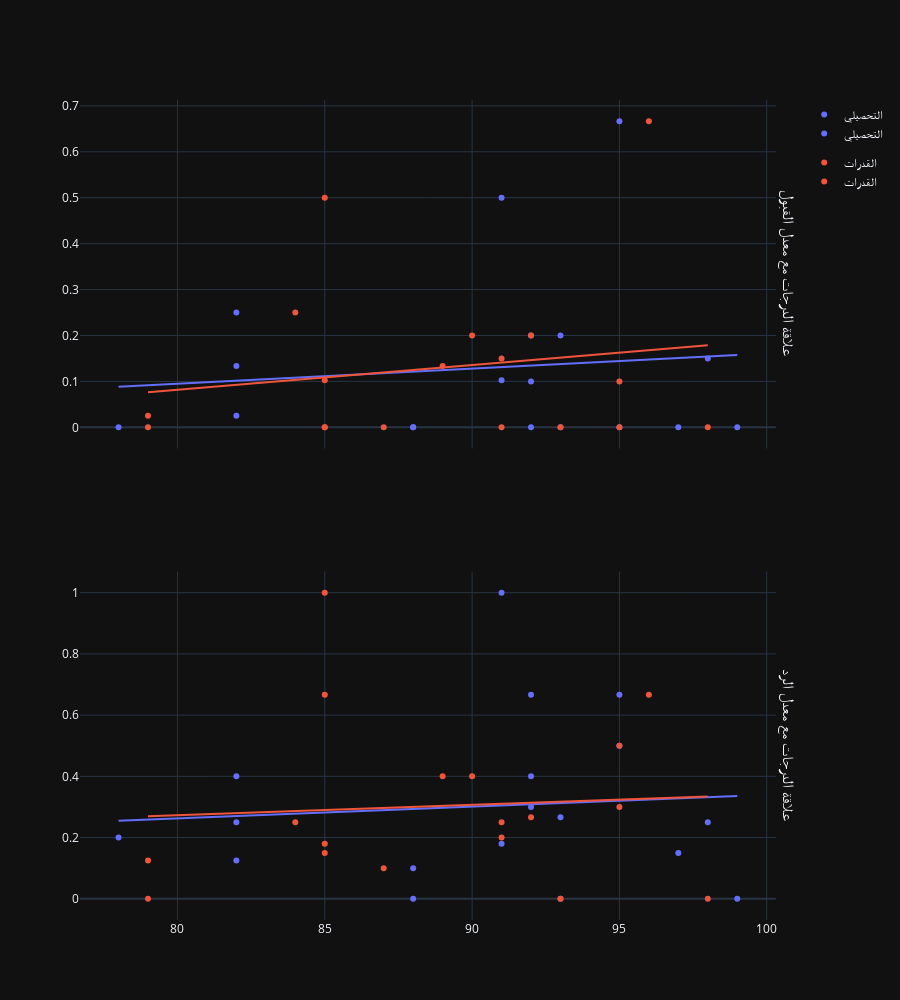

Write notebook code for a chart like this one.
### Code cell
fig = make_subplots(rows=2, cols=1, shared_xaxes=True, row_titles=["علاقة الدرجات مع معدل القبول", "علاقة الدرجات مع معدل الرد"])
fig.add_traces(
    px.scatter(
        grades_df,
        x='Grade', 
        y="معدل القبول",
        color="Type",
        trendline="ols", 
    ).data,
    rows=1, 
    cols=1
).add_traces(
    px.scatter(
        grades_df,
        x='Grade', 
        y="معدل الرد",
        color="Type",
        trendline="ols", 
    ).data,
    rows=2, 
    cols=1,
)
fig.update_layout(
    height=1000, 
    width=900
)
page.append(fig)
fig

### Figure 1 — Plotly figure (JSON) as saved in the notebook; plotly's stock layout.template omitted (floating-point values rounded to 4 significant figures)
{"data": [{"hovertemplate": "Type=التحصيلي<br>Grade=%{x}<br>معدل القبول=%{y}<extra></extra>", "legendgroup": "التحصيلي", "marker": {"color": "#636efa", "symbol": "circle"}, "mode": "markers", "name": "التحصيلي", "orientation": "v", "showlegend": true, "type": "scatter", "x": [91, 98, 95, 95, 88, 92, 90, 88, 82, 93, 78, 91, 93, 82, 93, 82, 97, 90, 86, 90, 92, 80, 90, 93, 87, 90, 92, 88, 91, 99, 92], "xaxis": "x", "y": [0.1026, 0.15, 0, 0.6667, 0, null, null, 0, 0.025, 0.2, 0, null, 0, 0.25, null, 0.1333, 0, null, null, null, 0.2, null, null, null, null, null, 0, null, 0.5, 0, 0.1], "yaxis": "y"}, {"hovertemplate": "<b>OLS trendline</b><br>معدل القبول = 0.0033008 * Grade + -0.16923<br>R<sup>2</sup>=0.011243<br><br>Type=التحصيلي<br>Grade=%{x}<br>معدل القبول=%{y} <b>(trend)</b><extra></extra>", "legendgroup": "التحصيلي", "marker": {"color": "#636efa", "symbol": "circle"}, "mode": "lines", "name": "التحصيلي", "showlegend": false, "type": "scatter", "x": [78, 82, 82, 82, 88, 88, 91, 91, 92, 92, 92, 93, 93, 95, 95, 97, 98, 99], "xaxis": "x", "y": [0.08823, 0.1014, 0.1014, 0.1014, 0.1212, 0.1212, 0.1311, 0.1311, 0.1344, 0.1344, 0.1344, 0.1377, 0.1377, 0.1443, 0.1443, 0.1509, 0.1542, 0.1575], "yaxis": "y"}, {"hovertemplate": "Type=القدرات<br>Grade=%{x}<br>معدل القبول=%{y}<extra></extra>", "legendgroup": "القدرات", "marker": {"color": "#EF553B", "symbol": "circle"}, "mode": "markers", "name": "القدرات", "orientation": "v", "showlegend": true, "type": "scatter", "x": [85, 91, 95, 96, 79, 89, 96, 87, 79, 92, 91, 87, 93, 84, 83, 89, 85, 88, 81, 87, 90, 86, 95, 83, 94, 79, 85, 84, 85, 98, 95], "xaxis": "x", "y": [0.1026, 0.15, 0, 0.6667, 0, null, null, 0, 0.025, 0.2, 0, null, 0, 0.25, null, 0.1333, 0, null, null, null, 0.2, null, null, null, null, null, 0, null, 0.5, 0, 0.1], "yaxis": "y"}, {"hovertemplate": "<b>OLS trendline</b><br>معدل القبول = 0.00538191 * Grade + -0.348784<br>R<sup>2</sup>=0.025625<br><br>Type=القدرات<br>Grade=%{x}<br>معدل القبول=%{y} <b>(trend)</b><extra></extra>", "legendgroup": "القدرات", "marker": {"color": "#EF553B", "symbol": "circle"}, "mode": "lines", "name": "القدرات", "showlegend": false, "type": "scatter", "x": [79, 79, 84, 85, 85, 85, 85, 87, 89, 90, 91, 91, 92, 93, 95, 95, 96, 98], "xaxis": "x", "y": [0.07639, 0.07639, 0.1033, 0.1087, 0.1087, 0.1087, 0.1087, 0.1194, 0.1302, 0.1356, 0.141, 0.141, 0.1464, 0.1517, 0.1625, 0.1625, 0.1679, 0.1786], "yaxis": "y"}, {"hovertemplate": "Type=التحصيلي<br>Grade=%{x}<br>معدل الرد=%{y}<extra></extra>", "legendgroup": "التحصيلي", "marker": {"color": "#636efa", "symbol": "circle"}, "mode": "markers", "name": "التحصيلي", "orientation": "v", "showlegend": true, "type": "scatter", "x": [91, 98, 95, 95, 88, 92, 90, 88, 82, 93, 78, 91, 93, 82, 93, 82, 97, 90, 86, 90, 92, 80, 90, 93, 87, 90, 92, 88, 91, 99, 92], "xaxis": "x2", "y": [0.1795, 0.25, 0.5, 0.6667, 0, null, null, 0.1, 0.125, 0.2667, 0.2, null, 0, 0.25, null, 0.4, 0.15, null, null, null, 0.4, null, null, null, null, null, 0.6667, null, 1, 0, 0.3], "yaxis": "y2"}, {"hovertemplate": "<b>OLS trendline</b><br>معدل الرد = 0.00384777 * Grade + -0.0449825<br>R<sup>2</sup>=0.007527<br><br>Type=التحصيلي<br>Grade=%{x}<br>معدل الرد=%{y} <b>(trend)</b><extra></extra>", "legendgroup": "التحصيلي", "marker": {"color": "#636efa", "symbol": "circle"}, "mode": "lines", "name": "التحصيلي", "showlegend": false, "type": "scatter", "x": [78, 82, 82, 82, 88, 88, 91, 91, 92, 92, 92, 93, 93, 95, 95, 97, 98, 99], "xaxis": "x2", "y": [0.2551, 0.2705, 0.2705, 0.2705, 0.2936, 0.2936, 0.3052, 0.3052, 0.309, 0.309, 0.309, 0.3129, 0.3129, 0.3206, 0.3206, 0.3283, 0.3321, 0.3359], "yaxis": "y2"}, {"hovertemplate": "Type=القدرات<br>Grade=%{x}<br>معدل الرد=%{y}<extra></extra>", "legendgroup": "القدرات", "marker": {"color": "#EF553B", "symbol": "circle"}, "mode": "markers", "name": "القدرات", "orientation": "v", "showlegend": true, "type": "scatter", "x": [85, 91, 95, 96, 79, 89, 96, 87, 79, 92, 91, 87, 93, 84, 83, 89, 85, 88, 81, 87, 90, 86, 95, 83, 94, 79, 85, 84, 85, 98, 95], "xaxis": "x2", "y": [0.1795, 0.25, 0.5, 0.6667, 0, null, null, 0.1, 0.125, 0.2667, 0.2, null, 0, 0.25, null, 0.4, 0.15, null, null, null, 0.4, null, null, null, null, null, 0.6667, null, 1, 0, 0.3], "yaxis": "y2"}, {"hovertemplate": "<b>OLS trendline</b><br>معدل الرد = 0.00338909 * Grade + 0.00196315<br>R<sup>2</sup>=0.005007<br><br>Type=القدرات<br>Grade=%{x}<br>معدل الرد=%{y} <b>(trend)</b><extra></extra>", "legendgroup": "القدرات", "marker": {"color": "#EF553B", "symbol": "circle"}, "mode": "lines", "name": "القدرات", "showlegend": false, "type": "scatter", "x": [79, 79, 84, 85, 85, 85, 85, 87, 89, 90, 91, 91, 92, 93, 95, 95, 96, 98], "xaxis": "x2", "y": [0.2697, 0.2697, 0.2866, 0.29, 0.29, 0.29, 0.29, 0.2968, 0.3036, 0.307, 0.3104, 0.3104, 0.3138, 0.3171, 0.3239, 0.3239, 0.3273, 0.3341], "yaxis": "y2"}], "layout": {"annotations": [{"font": {"size": 16}, "showarrow": false, "text": "علاقة الدرجات مع معدل القبول", "textangle": 90, "x": 0.98, "xanchor": "left", "xref": "paper", "y": 0.7875, "yanchor": "middle", "yref": "paper"}, {"font": {"size": 16}, "showarrow": false, "text": "علاقة الدرجات مع معدل الرد", "textangle": 90, "x": 0.98, "xanchor": "left", "xref": "paper", "y": 0.2125, "yanchor": "middle", "yref": "paper"}], "height": 1000, "width": 900, "xaxis": {"anchor": "y", "domain": [0, 0.98], "matches": "x2", "showticklabels": false}, "xaxis2": {"anchor": "y2", "domain": [0, 0.98]}, "yaxis": {"anchor": "x", "domain": [0.575, 1]}, "yaxis2": {"anchor": "x2", "domain": [0, 0.425]}}}
